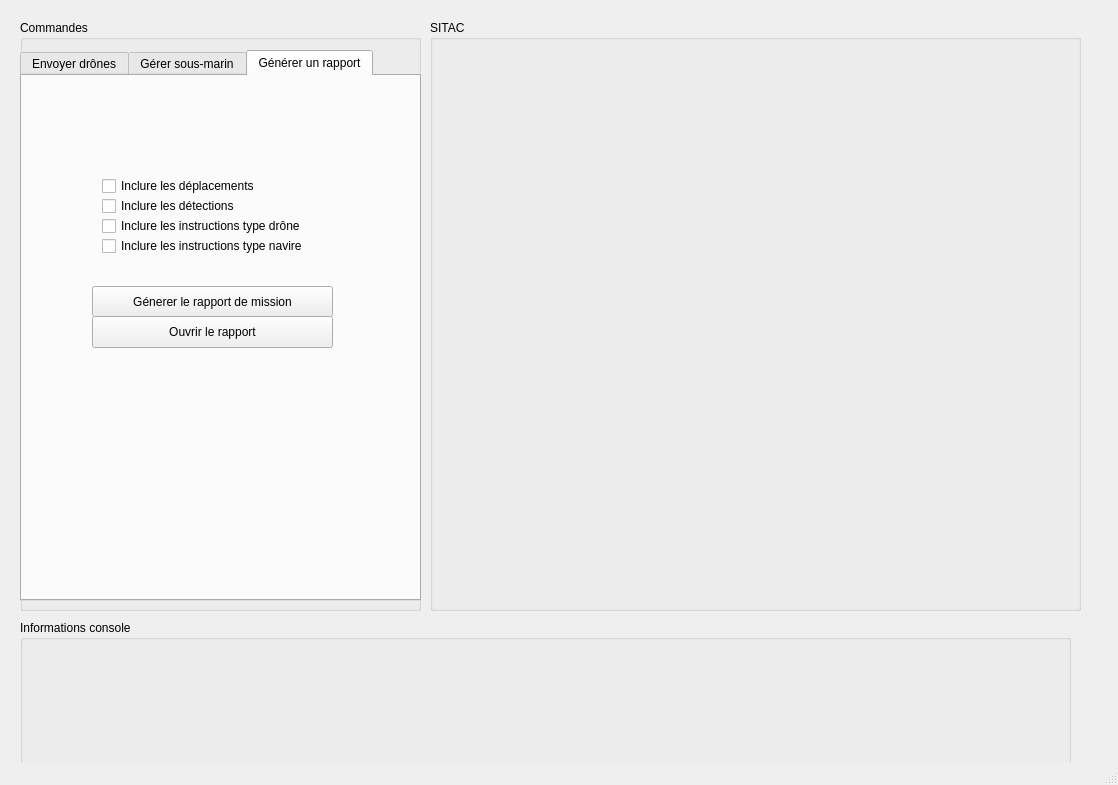
<?xml version="1.0" encoding="UTF-8"?>
<ui version="4.0">
 <class>MainWindow</class>
 <widget class="QMainWindow" name="MainWindow">
  <property name="geometry">
   <rect>
    <x>0</x>
    <y>0</y>
    <width>1118</width>
    <height>785</height>
   </rect>
  </property>
  <property name="windowTitle">
   <string>Client</string>
  </property>
  <widget class="QWidget" name="centralwidget">
   <widget class="QGroupBox" name="groupBox">
    <property name="geometry">
     <rect>
      <x>20</x>
      <y>20</y>
      <width>401</width>
      <height>591</height>
     </rect>
    </property>
    <property name="title">
     <string>Commandes</string>
    </property>
    <widget class="QTabWidget" name="tabWidget">
     <property name="geometry">
      <rect>
       <x>0</x>
       <y>30</y>
       <width>401</width>
       <height>551</height>
      </rect>
     </property>
     <property name="currentIndex">
      <number>2</number>
     </property>
     <widget class="QWidget" name="tab">
      <attribute name="title">
       <string>Envoyer drônes</string>
      </attribute>
      <widget class="QPushButton" name="pushButton">
       <property name="geometry">
        <rect>
         <x>50</x>
         <y>400</y>
         <width>141</width>
         <height>32</height>
        </rect>
       </property>
       <property name="text">
        <string>Afficher position</string>
       </property>
      </widget>
      <widget class="QPushButton" name="pushButton_2">
       <property name="geometry">
        <rect>
         <x>190</x>
         <y>400</y>
         <width>151</width>
         <height>31</height>
        </rect>
       </property>
       <property name="text">
        <string>Suggérer trajectoire</string>
       </property>
      </widget>
      <widget class="QSpinBox" name="spinBox">
       <property name="geometry">
        <rect>
         <x>210</x>
         <y>80</y>
         <width>42</width>
         <height>22</height>
        </rect>
       </property>
      </widget>
      <widget class="QSpinBox" name="spinBox_2">
       <property name="geometry">
        <rect>
         <x>190</x>
         <y>200</y>
         <width>41</width>
         <height>21</height>
        </rect>
       </property>
      </widget>
      <widget class="QPushButton" name="pushButton_4">
       <property name="geometry">
        <rect>
         <x>190</x>
         <y>370</y>
         <width>151</width>
         <height>32</height>
        </rect>
       </property>
       <property name="text">
        <string>Rappeler</string>
       </property>
      </widget>
      <widget class="QPushButton" name="pushButton_11">
       <property name="geometry">
        <rect>
         <x>50</x>
         <y>370</y>
         <width>141</width>
         <height>32</height>
        </rect>
       </property>
       <property name="text">
        <string>Envoyer</string>
       </property>
      </widget>
      <widget class="QLabel" name="label">
       <property name="geometry">
        <rect>
         <x>10</x>
         <y>10</y>
         <width>181</width>
         <height>16</height>
        </rect>
       </property>
       <property name="text">
        <string>Nb de drônes disponibles :</string>
       </property>
      </widget>
      <widget class="QPushButton" name="pushButton_3">
       <property name="geometry">
        <rect>
         <x>230</x>
         <y>200</y>
         <width>113</width>
         <height>32</height>
        </rect>
       </property>
       <property name="text">
        <string>Diviser</string>
       </property>
      </widget>
      <widget class="QCheckBox" name="checkBox_5">
       <property name="geometry">
        <rect>
         <x>60</x>
         <y>120</y>
         <width>151</width>
         <height>20</height>
        </rect>
       </property>
       <property name="text">
        <string>Redéfinir trajectoire</string>
       </property>
      </widget>
      <widget class="QLabel" name="label_3">
       <property name="geometry">
        <rect>
         <x>10</x>
         <y>30</y>
         <width>181</width>
         <height>16</height>
        </rect>
       </property>
       <property name="text">
        <string>Nb de drônes en opération :</string>
       </property>
      </widget>
      <widget class="QDoubleSpinBox" name="doubleSpinBox_25">
       <property name="geometry">
        <rect>
         <x>110</x>
         <y>140</y>
         <width>62</width>
         <height>22</height>
        </rect>
       </property>
      </widget>
      <widget class="QDoubleSpinBox" name="doubleSpinBox_26">
       <property name="geometry">
        <rect>
         <x>170</x>
         <y>140</y>
         <width>62</width>
         <height>22</height>
        </rect>
       </property>
      </widget>
      <widget class="QDoubleSpinBox" name="doubleSpinBox_27">
       <property name="geometry">
        <rect>
         <x>230</x>
         <y>140</y>
         <width>62</width>
         <height>22</height>
        </rect>
       </property>
      </widget>
      <widget class="QDoubleSpinBox" name="doubleSpinBox_28">
       <property name="geometry">
        <rect>
         <x>110</x>
         <y>160</y>
         <width>62</width>
         <height>22</height>
        </rect>
       </property>
      </widget>
      <widget class="QDoubleSpinBox" name="doubleSpinBox_29">
       <property name="geometry">
        <rect>
         <x>170</x>
         <y>160</y>
         <width>62</width>
         <height>22</height>
        </rect>
       </property>
      </widget>
      <widget class="QDoubleSpinBox" name="doubleSpinBox_30">
       <property name="geometry">
        <rect>
         <x>230</x>
         <y>160</y>
         <width>62</width>
         <height>22</height>
        </rect>
       </property>
      </widget>
      <widget class="QLabel" name="label_17">
       <property name="geometry">
        <rect>
         <x>300</x>
         <y>140</y>
         <width>60</width>
         <height>16</height>
        </rect>
       </property>
       <property name="text">
        <string>N</string>
       </property>
      </widget>
      <widget class="QLabel" name="label_18">
       <property name="geometry">
        <rect>
         <x>300</x>
         <y>160</y>
         <width>60</width>
         <height>16</height>
        </rect>
       </property>
       <property name="text">
        <string>W</string>
       </property>
      </widget>
      <widget class="QLabel" name="label_19">
       <property name="geometry">
        <rect>
         <x>70</x>
         <y>140</y>
         <width>60</width>
         <height>16</height>
        </rect>
       </property>
       <property name="text">
        <string>Lat.</string>
       </property>
      </widget>
      <widget class="QLabel" name="label_20">
       <property name="geometry">
        <rect>
         <x>70</x>
         <y>160</y>
         <width>60</width>
         <height>16</height>
        </rect>
       </property>
       <property name="text">
        <string>Long.</string>
       </property>
      </widget>
      <widget class="QLabel" name="label_21">
       <property name="geometry">
        <rect>
         <x>180</x>
         <y>10</y>
         <width>60</width>
         <height>16</height>
        </rect>
       </property>
       <property name="text">
        <string>0</string>
       </property>
      </widget>
      <widget class="QLabel" name="label_22">
       <property name="geometry">
        <rect>
         <x>190</x>
         <y>30</y>
         <width>60</width>
         <height>16</height>
        </rect>
       </property>
       <property name="text">
        <string>0</string>
       </property>
      </widget>
      <widget class="QLabel" name="label_23">
       <property name="geometry">
        <rect>
         <x>60</x>
         <y>230</y>
         <width>101</width>
         <height>16</height>
        </rect>
       </property>
       <property name="text">
        <string>Mode d'action</string>
       </property>
      </widget>
      <widget class="QRadioButton" name="radioButton_4">
       <property name="geometry">
        <rect>
         <x>100</x>
         <y>250</y>
         <width>171</width>
         <height>20</height>
        </rect>
       </property>
       <property name="text">
        <string>Reconnaissance (vision)</string>
       </property>
      </widget>
      <widget class="QRadioButton" name="radioButton_5">
       <property name="geometry">
        <rect>
         <x>100</x>
         <y>270</y>
         <width>100</width>
         <height>20</height>
        </rect>
       </property>
       <property name="text">
        <string>Exploser</string>
       </property>
      </widget>
      <widget class="QDoubleSpinBox" name="doubleSpinBox_31">
       <property name="geometry">
        <rect>
         <x>140</x>
         <y>290</y>
         <width>62</width>
         <height>22</height>
        </rect>
       </property>
      </widget>
      <widget class="QDoubleSpinBox" name="doubleSpinBox_32">
       <property name="geometry">
        <rect>
         <x>200</x>
         <y>290</y>
         <width>62</width>
         <height>22</height>
        </rect>
       </property>
      </widget>
      <widget class="QDoubleSpinBox" name="doubleSpinBox_33">
       <property name="geometry">
        <rect>
         <x>260</x>
         <y>290</y>
         <width>62</width>
         <height>22</height>
        </rect>
       </property>
      </widget>
      <widget class="QLabel" name="label_24">
       <property name="geometry">
        <rect>
         <x>330</x>
         <y>290</y>
         <width>60</width>
         <height>16</height>
        </rect>
       </property>
       <property name="text">
        <string>N</string>
       </property>
      </widget>
      <widget class="QDoubleSpinBox" name="doubleSpinBox_34">
       <property name="geometry">
        <rect>
         <x>160</x>
         <y>310</y>
         <width>62</width>
         <height>22</height>
        </rect>
       </property>
      </widget>
      <widget class="QDoubleSpinBox" name="doubleSpinBox_35">
       <property name="geometry">
        <rect>
         <x>220</x>
         <y>310</y>
         <width>62</width>
         <height>22</height>
        </rect>
       </property>
      </widget>
      <widget class="QDoubleSpinBox" name="doubleSpinBox_36">
       <property name="geometry">
        <rect>
         <x>280</x>
         <y>310</y>
         <width>62</width>
         <height>22</height>
        </rect>
       </property>
      </widget>
      <widget class="QLabel" name="label_25">
       <property name="geometry">
        <rect>
         <x>350</x>
         <y>310</y>
         <width>60</width>
         <height>16</height>
        </rect>
       </property>
       <property name="text">
        <string>W</string>
       </property>
      </widget>
      <widget class="QRadioButton" name="radioButton_6">
       <property name="geometry">
        <rect>
         <x>100</x>
         <y>340</y>
         <width>161</width>
         <height>20</height>
        </rect>
       </property>
       <property name="text">
        <string>Écouter</string>
       </property>
      </widget>
      <widget class="QPushButton" name="pushButton_12">
       <property name="geometry">
        <rect>
         <x>50</x>
         <y>430</y>
         <width>291</width>
         <height>32</height>
        </rect>
       </property>
       <property name="text">
        <string>Modifier comportement</string>
       </property>
      </widget>
      <widget class="QCheckBox" name="checkBox_6">
       <property name="geometry">
        <rect>
         <x>60</x>
         <y>200</y>
         <width>131</width>
         <height>20</height>
        </rect>
       </property>
       <property name="text">
        <string>Diviser en groupes</string>
       </property>
      </widget>
      <widget class="QCheckBox" name="checkBox_7">
       <property name="geometry">
        <rect>
         <x>60</x>
         <y>100</y>
         <width>87</width>
         <height>20</height>
        </rect>
       </property>
       <property name="text">
        <string>Tous</string>
       </property>
      </widget>
      <widget class="QCheckBox" name="checkBox_8">
       <property name="geometry">
        <rect>
         <x>60</x>
         <y>80</y>
         <width>151</width>
         <height>20</height>
        </rect>
       </property>
       <property name="text">
        <string>Nombres de drônes</string>
       </property>
      </widget>
      <widget class="QPushButton" name="pushButton_13">
       <property name="geometry">
        <rect>
         <x>50</x>
         <y>460</y>
         <width>291</width>
         <height>32</height>
        </rect>
       </property>
       <property name="text">
        <string>Clôturer la mission</string>
       </property>
      </widget>
      <widget class="QLabel" name="label_26">
       <property name="geometry">
        <rect>
         <x>120</x>
         <y>290</y>
         <width>60</width>
         <height>16</height>
        </rect>
       </property>
       <property name="text">
        <string>Lat.</string>
       </property>
      </widget>
      <widget class="QLabel" name="label_27">
       <property name="geometry">
        <rect>
         <x>120</x>
         <y>310</y>
         <width>61</width>
         <height>16</height>
        </rect>
       </property>
       <property name="text">
        <string>Long.</string>
       </property>
      </widget>
     </widget>
     <widget class="QWidget" name="tab_2">
      <attribute name="title">
       <string>Gérer sous-marin</string>
      </attribute>
      <widget class="QPushButton" name="pushButton_5">
       <property name="geometry">
        <rect>
         <x>50</x>
         <y>140</y>
         <width>141</width>
         <height>32</height>
        </rect>
       </property>
       <property name="text">
        <string>Changer de cap</string>
       </property>
      </widget>
      <widget class="QPushButton" name="pushButton_6">
       <property name="geometry">
        <rect>
         <x>80</x>
         <y>210</y>
         <width>113</width>
         <height>32</height>
        </rect>
       </property>
       <property name="text">
        <string>Attaquer</string>
       </property>
      </widget>
      <widget class="QPushButton" name="pushButton_7">
       <property name="geometry">
        <rect>
         <x>190</x>
         <y>210</y>
         <width>113</width>
         <height>32</height>
        </rect>
       </property>
       <property name="text">
        <string>Écouter</string>
       </property>
      </widget>
      <widget class="QPushButton" name="pushButton_8">
       <property name="geometry">
        <rect>
         <x>220</x>
         <y>450</y>
         <width>141</width>
         <height>32</height>
        </rect>
       </property>
       <property name="text">
        <string>Blanchir la zone</string>
       </property>
      </widget>
      <widget class="QDoubleSpinBox" name="doubleSpinBox">
       <property name="geometry">
        <rect>
         <x>50</x>
         <y>80</y>
         <width>62</width>
         <height>22</height>
        </rect>
       </property>
      </widget>
      <widget class="QDoubleSpinBox" name="doubleSpinBox_2">
       <property name="geometry">
        <rect>
         <x>120</x>
         <y>80</y>
         <width>62</width>
         <height>22</height>
        </rect>
       </property>
      </widget>
      <widget class="QDoubleSpinBox" name="doubleSpinBox_3">
       <property name="geometry">
        <rect>
         <x>190</x>
         <y>80</y>
         <width>62</width>
         <height>22</height>
        </rect>
       </property>
      </widget>
      <widget class="QDoubleSpinBox" name="doubleSpinBox_4">
       <property name="geometry">
        <rect>
         <x>50</x>
         <y>110</y>
         <width>62</width>
         <height>22</height>
        </rect>
       </property>
      </widget>
      <widget class="QDoubleSpinBox" name="doubleSpinBox_5">
       <property name="geometry">
        <rect>
         <x>120</x>
         <y>110</y>
         <width>62</width>
         <height>22</height>
        </rect>
       </property>
      </widget>
      <widget class="QDoubleSpinBox" name="doubleSpinBox_6">
       <property name="geometry">
        <rect>
         <x>190</x>
         <y>110</y>
         <width>62</width>
         <height>22</height>
        </rect>
       </property>
      </widget>
      <widget class="QLabel" name="label_2">
       <property name="geometry">
        <rect>
         <x>260</x>
         <y>80</y>
         <width>60</width>
         <height>16</height>
        </rect>
       </property>
       <property name="text">
        <string>N</string>
       </property>
      </widget>
      <widget class="QLabel" name="label_4">
       <property name="geometry">
        <rect>
         <x>260</x>
         <y>110</y>
         <width>60</width>
         <height>16</height>
        </rect>
       </property>
       <property name="text">
        <string>W</string>
       </property>
      </widget>
      <widget class="QLabel" name="label_5">
       <property name="geometry">
        <rect>
         <x>50</x>
         <y>50</y>
         <width>101</width>
         <height>16</height>
        </rect>
       </property>
       <property name="text">
        <string>Saisir un cap :</string>
       </property>
      </widget>
      <widget class="QLabel" name="label_6">
       <property name="geometry">
        <rect>
         <x>50</x>
         <y>190</y>
         <width>131</width>
         <height>21</height>
        </rect>
       </property>
       <property name="text">
        <string>Passer en mode actif</string>
       </property>
      </widget>
      <widget class="QLabel" name="label_7">
       <property name="geometry">
        <rect>
         <x>50</x>
         <y>250</y>
         <width>201</width>
         <height>21</height>
        </rect>
       </property>
       <property name="text">
        <string>Saisir une zone à blanchir</string>
       </property>
      </widget>
      <widget class="QDoubleSpinBox" name="doubleSpinBox_7">
       <property name="geometry">
        <rect>
         <x>230</x>
         <y>280</y>
         <width>62</width>
         <height>22</height>
        </rect>
       </property>
      </widget>
      <widget class="QDoubleSpinBox" name="doubleSpinBox_8">
       <property name="geometry">
        <rect>
         <x>230</x>
         <y>300</y>
         <width>62</width>
         <height>22</height>
        </rect>
       </property>
      </widget>
      <widget class="QDoubleSpinBox" name="doubleSpinBox_9">
       <property name="geometry">
        <rect>
         <x>230</x>
         <y>340</y>
         <width>62</width>
         <height>22</height>
        </rect>
       </property>
      </widget>
      <widget class="QDoubleSpinBox" name="doubleSpinBox_10">
       <property name="geometry">
        <rect>
         <x>230</x>
         <y>360</y>
         <width>62</width>
         <height>22</height>
        </rect>
       </property>
      </widget>
      <widget class="QDoubleSpinBox" name="doubleSpinBox_11">
       <property name="geometry">
        <rect>
         <x>230</x>
         <y>400</y>
         <width>62</width>
         <height>22</height>
        </rect>
       </property>
      </widget>
      <widget class="QDoubleSpinBox" name="doubleSpinBox_12">
       <property name="geometry">
        <rect>
         <x>230</x>
         <y>420</y>
         <width>62</width>
         <height>22</height>
        </rect>
       </property>
      </widget>
      <widget class="QDoubleSpinBox" name="doubleSpinBox_13">
       <property name="geometry">
        <rect>
         <x>110</x>
         <y>420</y>
         <width>62</width>
         <height>22</height>
        </rect>
       </property>
      </widget>
      <widget class="QDoubleSpinBox" name="doubleSpinBox_14">
       <property name="geometry">
        <rect>
         <x>110</x>
         <y>400</y>
         <width>62</width>
         <height>22</height>
        </rect>
       </property>
      </widget>
      <widget class="QDoubleSpinBox" name="doubleSpinBox_15">
       <property name="geometry">
        <rect>
         <x>110</x>
         <y>360</y>
         <width>62</width>
         <height>22</height>
        </rect>
       </property>
      </widget>
      <widget class="QDoubleSpinBox" name="doubleSpinBox_16">
       <property name="geometry">
        <rect>
         <x>110</x>
         <y>340</y>
         <width>62</width>
         <height>22</height>
        </rect>
       </property>
      </widget>
      <widget class="QDoubleSpinBox" name="doubleSpinBox_17">
       <property name="geometry">
        <rect>
         <x>110</x>
         <y>300</y>
         <width>62</width>
         <height>22</height>
        </rect>
       </property>
      </widget>
      <widget class="QDoubleSpinBox" name="doubleSpinBox_18">
       <property name="geometry">
        <rect>
         <x>110</x>
         <y>280</y>
         <width>62</width>
         <height>22</height>
        </rect>
       </property>
      </widget>
      <widget class="QDoubleSpinBox" name="doubleSpinBox_19">
       <property name="geometry">
        <rect>
         <x>170</x>
         <y>280</y>
         <width>62</width>
         <height>22</height>
        </rect>
       </property>
      </widget>
      <widget class="QDoubleSpinBox" name="doubleSpinBox_20">
       <property name="geometry">
        <rect>
         <x>170</x>
         <y>300</y>
         <width>62</width>
         <height>22</height>
        </rect>
       </property>
      </widget>
      <widget class="QDoubleSpinBox" name="doubleSpinBox_21">
       <property name="geometry">
        <rect>
         <x>170</x>
         <y>340</y>
         <width>62</width>
         <height>22</height>
        </rect>
       </property>
      </widget>
      <widget class="QDoubleSpinBox" name="doubleSpinBox_22">
       <property name="geometry">
        <rect>
         <x>170</x>
         <y>360</y>
         <width>62</width>
         <height>22</height>
        </rect>
       </property>
      </widget>
      <widget class="QDoubleSpinBox" name="doubleSpinBox_23">
       <property name="geometry">
        <rect>
         <x>170</x>
         <y>400</y>
         <width>62</width>
         <height>22</height>
        </rect>
       </property>
      </widget>
      <widget class="QDoubleSpinBox" name="doubleSpinBox_24">
       <property name="geometry">
        <rect>
         <x>170</x>
         <y>420</y>
         <width>62</width>
         <height>22</height>
        </rect>
       </property>
      </widget>
      <widget class="QLabel" name="label_8">
       <property name="geometry">
        <rect>
         <x>60</x>
         <y>280</y>
         <width>201</width>
         <height>21</height>
        </rect>
       </property>
       <property name="text">
        <string>Point A</string>
       </property>
      </widget>
      <widget class="QLabel" name="label_9">
       <property name="geometry">
        <rect>
         <x>60</x>
         <y>340</y>
         <width>201</width>
         <height>21</height>
        </rect>
       </property>
       <property name="text">
        <string>Point B</string>
       </property>
      </widget>
      <widget class="QLabel" name="label_10">
       <property name="geometry">
        <rect>
         <x>60</x>
         <y>400</y>
         <width>201</width>
         <height>21</height>
        </rect>
       </property>
       <property name="text">
        <string>Point C</string>
       </property>
      </widget>
      <widget class="QLabel" name="label_11">
       <property name="geometry">
        <rect>
         <x>300</x>
         <y>280</y>
         <width>60</width>
         <height>16</height>
        </rect>
       </property>
       <property name="text">
        <string>N</string>
       </property>
      </widget>
      <widget class="QLabel" name="label_12">
       <property name="geometry">
        <rect>
         <x>300</x>
         <y>340</y>
         <width>60</width>
         <height>16</height>
        </rect>
       </property>
       <property name="text">
        <string>N</string>
       </property>
      </widget>
      <widget class="QLabel" name="label_13">
       <property name="geometry">
        <rect>
         <x>300</x>
         <y>400</y>
         <width>60</width>
         <height>16</height>
        </rect>
       </property>
       <property name="text">
        <string>N</string>
       </property>
      </widget>
      <widget class="QLabel" name="label_14">
       <property name="geometry">
        <rect>
         <x>300</x>
         <y>300</y>
         <width>60</width>
         <height>16</height>
        </rect>
       </property>
       <property name="text">
        <string>W</string>
       </property>
      </widget>
      <widget class="QLabel" name="label_15">
       <property name="geometry">
        <rect>
         <x>300</x>
         <y>360</y>
         <width>60</width>
         <height>16</height>
        </rect>
       </property>
       <property name="text">
        <string>W</string>
       </property>
      </widget>
      <widget class="QLabel" name="label_16">
       <property name="geometry">
        <rect>
         <x>300</x>
         <y>420</y>
         <width>60</width>
         <height>16</height>
        </rect>
       </property>
       <property name="text">
        <string>W</string>
       </property>
      </widget>
     </widget>
     <widget class="QWidget" name="tab_3">
      <attribute name="title">
       <string>Générer un rapport</string>
      </attribute>
      <widget class="QPushButton" name="pushButton_9">
       <property name="geometry">
        <rect>
         <x>70</x>
         <y>210</y>
         <width>241</width>
         <height>31</height>
        </rect>
       </property>
       <property name="text">
        <string>Génerer le rapport de mission</string>
       </property>
      </widget>
      <widget class="QCheckBox" name="checkBox">
       <property name="geometry">
        <rect>
         <x>80</x>
         <y>100</y>
         <width>171</width>
         <height>20</height>
        </rect>
       </property>
       <property name="text">
        <string>Inclure les déplacements</string>
       </property>
      </widget>
      <widget class="QCheckBox" name="checkBox_2">
       <property name="geometry">
        <rect>
         <x>80</x>
         <y>120</y>
         <width>161</width>
         <height>20</height>
        </rect>
       </property>
       <property name="text">
        <string>Inclure les détections</string>
       </property>
      </widget>
      <widget class="QCheckBox" name="checkBox_3">
       <property name="geometry">
        <rect>
         <x>80</x>
         <y>140</y>
         <width>251</width>
         <height>20</height>
        </rect>
       </property>
       <property name="text">
        <string>Inclure les instructions type drône</string>
       </property>
      </widget>
      <widget class="QCheckBox" name="checkBox_4">
       <property name="geometry">
        <rect>
         <x>80</x>
         <y>160</y>
         <width>241</width>
         <height>20</height>
        </rect>
       </property>
       <property name="text">
        <string>Inclure les instructions type navire</string>
       </property>
      </widget>
      <widget class="QPushButton" name="pushButton_10">
       <property name="geometry">
        <rect>
         <x>70</x>
         <y>240</y>
         <width>241</width>
         <height>32</height>
        </rect>
       </property>
       <property name="text">
        <string>Ouvrir le rapport</string>
       </property>
      </widget>
     </widget>
    </widget>
   </widget>
   <widget class="QGroupBox" name="groupBox_2">
    <property name="geometry">
     <rect>
      <x>20</x>
      <y>620</y>
      <width>1051</width>
      <height>161</height>
     </rect>
    </property>
    <property name="title">
     <string>Informations console</string>
    </property>
   </widget>
   <widget class="QGroupBox" name="groupBox_4">
    <property name="geometry">
     <rect>
      <x>430</x>
      <y>20</y>
      <width>651</width>
      <height>591</height>
     </rect>
    </property>
    <property name="title">
     <string>SITAC</string>
    </property>
   </widget>
  </widget>
  <widget class="QStatusBar" name="statusbar"/>
 </widget>
 <resources/>
 <connections/>
</ui>
